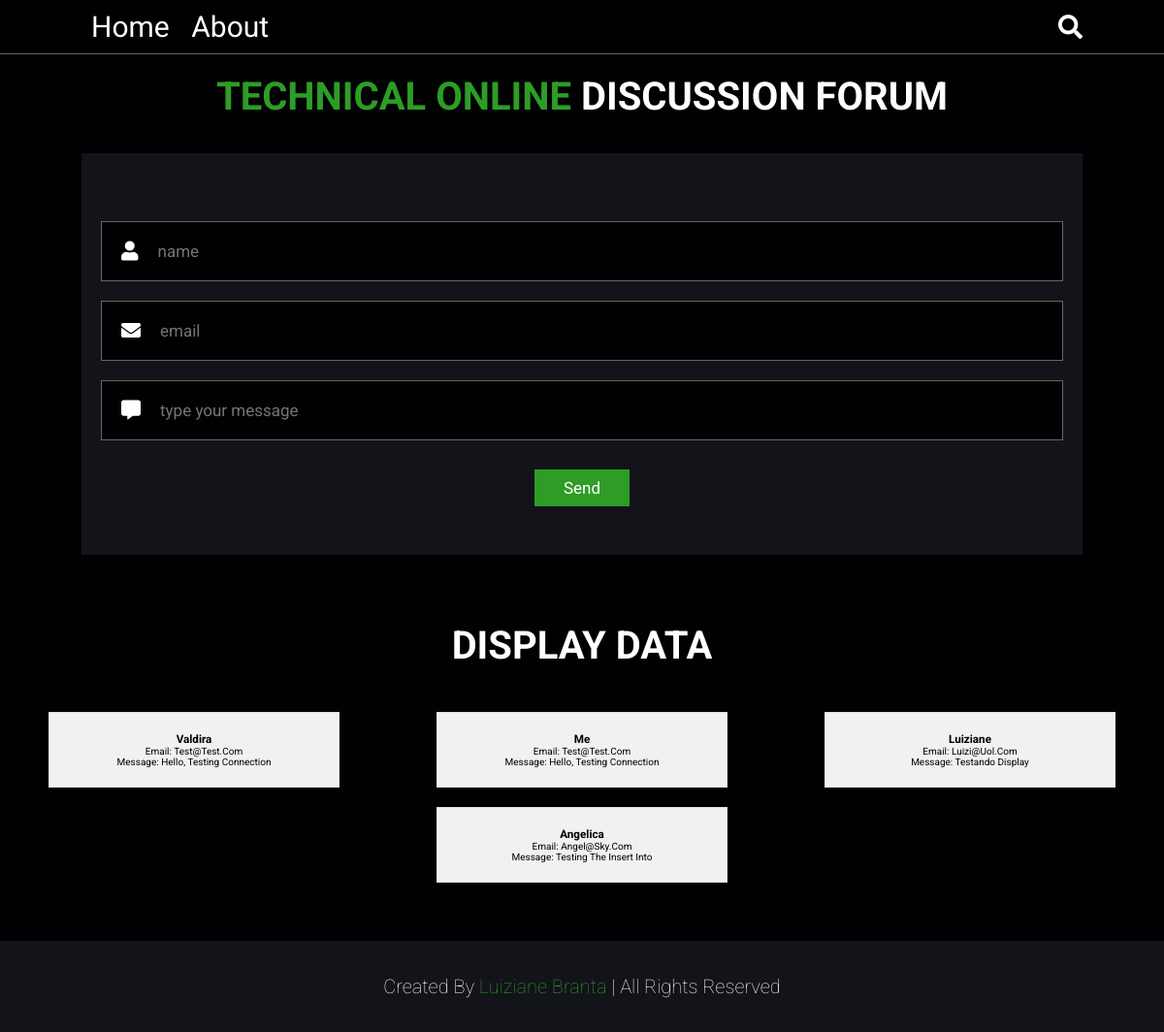
The page / on the database its author committed.
### tables this page shows
CREATE TABLE `forumMessage` (
  `id` int(11) NOT NULL,
  `name` varchar(30) NOT NULL,
  `email` varchar(30) NOT NULL,
  `message` varchar(500) NOT NULL
);

### index.php (the view, shortened to what this page needs)
<!DOCTYPE html>
<html lang="en">
<head>
    <link rel="stylesheet" href="https://cdnjs.cloudflare.com/ajax/libs/font-awesome/5.15.4/css/all.min.css">
    <link rel="stylesheet" href="index.css">
</head>
<body>
<header class="header">
    <nav class="navbar">
        <a href="index.html">home</a>
        <a href="about.html">about</a>
    </nav>
    <div class="icons">
        <div class="fas fa-search" id="search-btn"></div>
    </div>
</header>
<section class="contact" id="contact">
    <h1 class="heading"> <span>Technical Online</span> Discussion Forum </h1>
    <div class="row">
        <form name= forum method="post" action="process_form.php">
        <div class="inputBox">
                <span class="fas fa-user"></span>
                <input type="text" name="name" placeholder="name" required>
            </div>
            <div class="inputBox">
                <span class="fas fa-envelope"></span>
                <input type="email" name="email" placeholder="email" required>
            </div>
            <div class="inputBox">
                <span class="fas fa-comment-alt"></span>
                <input name="message" placeholder="type your message" required>
            </div>
            <input type="submit" value="Send" class="btn">
        </form>
    </div>
</section>
<section class="display" id="display">
<h2 class="heading"> Display Data </h2>
<div class="row">
    <?php
    include 'dbConfig.php';
    $sql = "SELECT * FROM forumMessage";
    $result = $db->query($sql);
    if ($result->num_rows > 0) {
        while ($row = $result->fetch_assoc()) {
            echo "<div class='card'>";
            echo "<h3>" . htmlspecialchars($row['name']) . "</h3>";
            echo "<p>Email: " . htmlspecialchars($row['email']) . "</p>";
            echo "<p>Message: " . htmlspecialchars($row['message']) . "</p>";
            echo "</div>";
        }
    } else {
        echo "No data found";
    }
    ?>
</div>
</section>
<section class="footer">
    <div class="credit">created by <span>Luiziane Branta</span> | all rights reserved</div>
</section>
</body>
</html>

### index.css (style rules this page uses)
:root { --main-color:hsl(116, 62%, 38%); --black:#13131a; --bg:#010103; --border:.1rem solid rgba(113, 113, 99, 0.916); }
* { font-family: 'Roboto', sans-serif; margin:0; padding:0; box-sizing: border-box; outline: none; border:none; text-decoration: none; text-transform: capitalize; transition: .2s linear; }
html { font-size: 62.5%; overflow-x: hidden; scroll-padding-top: 9rem; scroll-behavior: smooth; }
body { background: var(--bg); }
section { padding:2rem 7%; }
.heading { text-align: center; color:#fff; text-transform: uppercase; padding-bottom: 3.5rem; font-size: 4rem; }
.heading span { color:var(--main-color); text-transform: uppercase; }
.btn { margin-top: 1rem; display: inline-block; padding:.9rem 3rem; font-size: 1.7rem; color:#fff; background: var(--main-color); cursor: pointer; }
.header { background: var(--bg); display: flex; align-items: center; justify-content: space-between; padding:1rem 7%; border-bottom: var(--border); position:relative; top:0; left: 0; right: 0; z-index: 1000; }
.header .navbar a { margin:0 1rem; font-size: 3rem; color:#fff; }
.header .icons div { color:#fff; cursor: pointer; font-size: 2.5rem; margin-left: 2rem; }
.contact .row { display: flex; background:var(--black); flex-wrap: wrap; gap:1rem; }
.contact .row form { flex:1 1 45rem; padding:5rem 2rem; text-align: center; }
.contact .row form .inputBox { display:flex; align-items: center; margin-top: 2rem; margin-bottom: 2rem; background:var(--bg); border:var(--border); }
.contact .row form .inputBox span { color:#fff; font-size: 2rem; padding-left: 2rem; }
.contact .row form .inputBox input { width: 100%; padding:2rem; font-size: 1.7rem; color:#fff; text-transform: none; background:none; }
.display { text-align: center; padding: 50px 0; }
.row { display: flex; justify-content: space-around; flex-wrap: wrap; }
.card { background: #f1f1f1; border: 1px solid #ddd; padding: 20px; margin: 10px; width: 300px; }
.footer { background:var(--black); text-align: center; }
.footer .credit { font-size: 2rem; color:#fff; font-weight: lighter; padding:1.5rem; }
.footer .credit span { color:var(--main-color); }

### rows shown on the page
forummessage: name "Valdira", email "Test@test.com", message "Hello, Testing Connection"
forummessage: name "Me", email "Test@test.com", message "Hello, Testing Connection"
forummessage: name "Luiziane", email "Luizi@uol.com", message "Testando Display"
forummessage: name "Angelica", email "Angel@sky.com", message "Testing The Insert Into"
